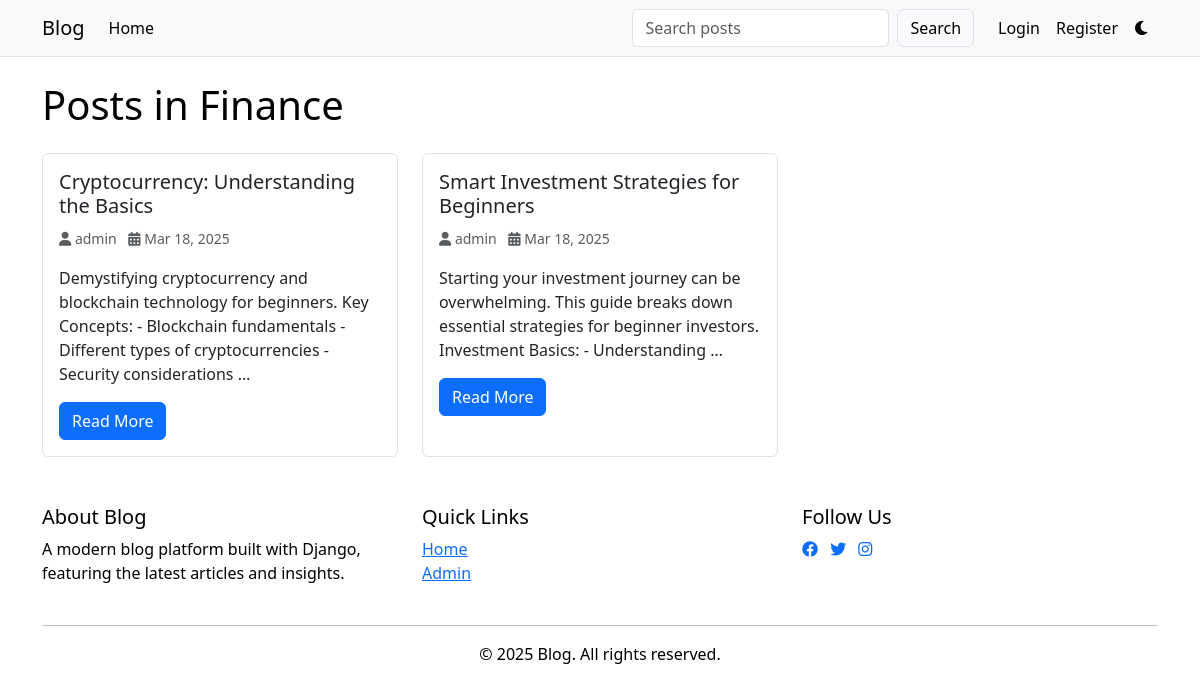
/category/finance/, run on an earlier commit of the app's database.
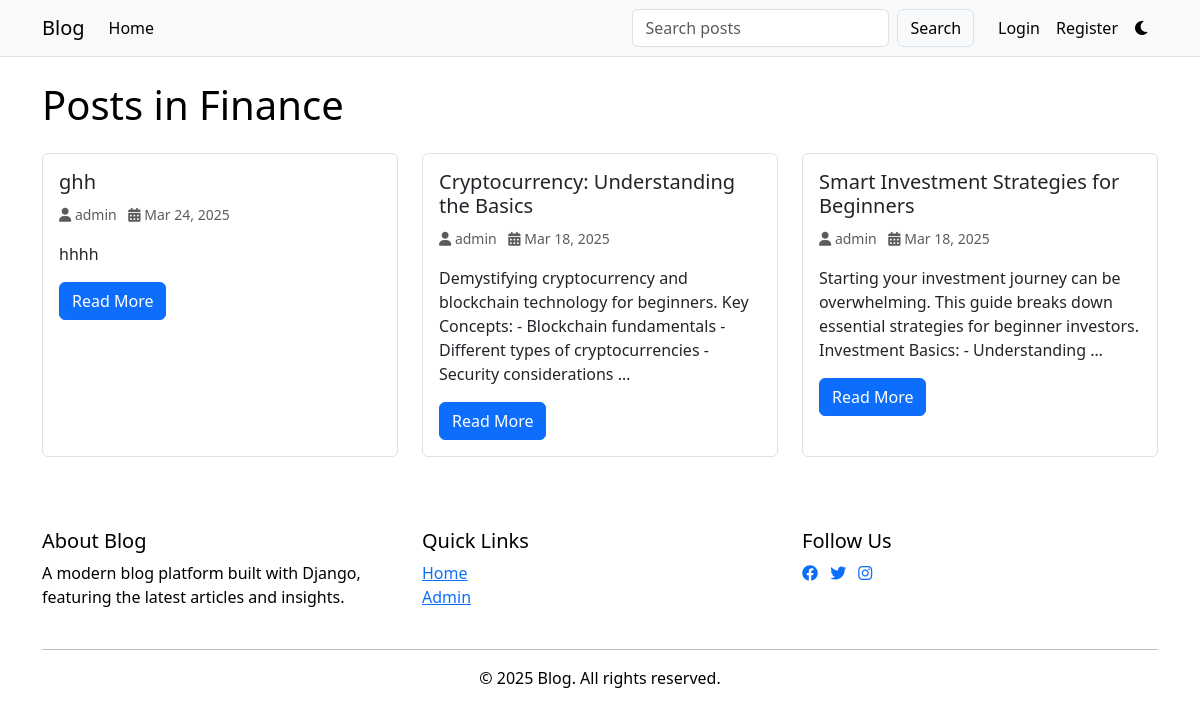
And on a later commit of the database.
### core/models.py (models this page shows, shortened)
class Post(models.Model):
    title = models.CharField(max_length=200)
    slug = models.SlugField(unique=True)
    content = models.TextField()
    author = models.ForeignKey(User, on_delete=models.CASCADE, related_name='posts')
    category = models.ForeignKey(Category, on_delete=models.CASCADE, related_name='posts', null=True)
    created_at = models.DateTimeField(auto_now_add=True)
    updated_at = models.DateTimeField(auto_now=True)
    views = models.PositiveIntegerField(default=0)
    likes = models.ManyToManyField(User, related_name='liked_posts', blank=True)
    image = models.ImageField(upload_to='blog_images/', null=True, blank=True)
    class Meta:
        ordering = ['-created_at']

### core/views.py (the view)
# urls.py: path('category/<slug:slug>/', views.category_posts, name='category_posts'),
def category_posts(request, slug):
    category = get_object_or_404(Category, slug=slug)
    posts = Post.objects.filter(category=category)
    paginator = Paginator(posts, 6)
    page = request.GET.get('page')
    posts = paginator.get_page(page)
    context = {
        'category': category,
        'posts': posts,
    }
    return render(request, 'core/category_posts.html', context)

### core/context_processors.py (called while the page is built)
def notification_count(request):
    if request.user.is_authenticated:
        count = request.user.notifications.filter(is_read=False).count()
        return {'unread_notifications_count': count}
    return {'unread_notifications_count': 0}

### core/templates/core/category_posts.html (shortened to what this page needs)
{% extends 'core/base.html' %}
{% block content %}
<div class="container mt-4">
    <div class="row">
        <div class="col-12">
            <h1 class="mb-4">Posts in {{ category.name }}</h1>
        </div>
    </div>
    <div class="row">
        {% for post in posts %}
        <div class="col-md-4">
            <div class="card h-100">
                <div class="card-body">
                    <h5 class="card-title">{{ post.title }}</h5>
                    <p class="card-text text-muted">
                        <small>
                            <i class="fas fa-user"></i> {{ post.author.get_full_name|default:post.author.username }}
                            <i class="fas fa-calendar-alt ms-2"></i> {{ post.created_at|date:"M d, Y" }}
                        </small>
                    </p>
                    <p class="card-text">{{ post.content|striptags|truncatewords:20 }}</p>
                    <a href="{% url 'core:post_detail' post.slug %}" class="btn btn-primary">Read More</a>
                </div>
            </div>
        </div>
        {% if forloop.counter|divisibleby:3 %}
        </div><div class="row mt-4">
        {% endif %}
        {% empty %}
        <div class="col-12">
            <p class="text-center">No posts available in this category.</p>
        </div>
        {% endfor %}
    </div>
</div>
{% endblock %}

What changed in the data, as far as the page shows it:
added Post: title "ghh", author.get_full_name "admin", created_at "Mar 24, 2025", content "hhhh"
